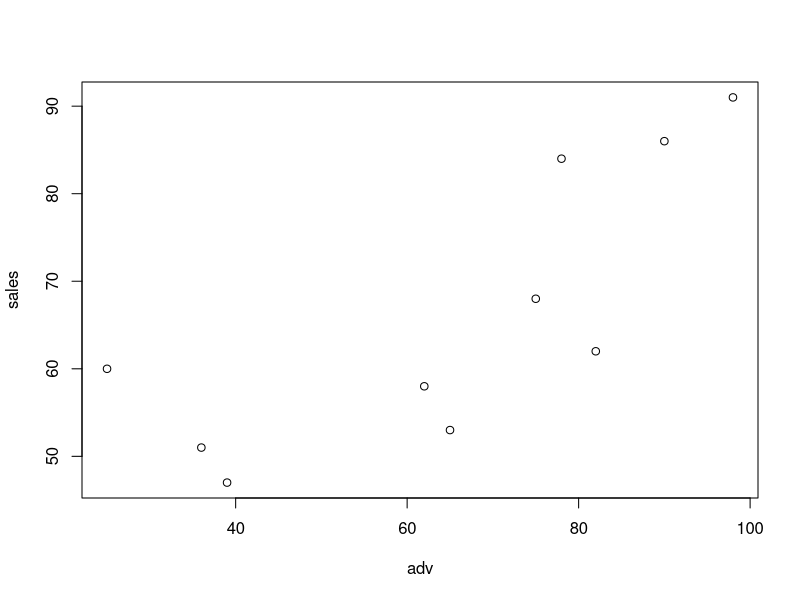
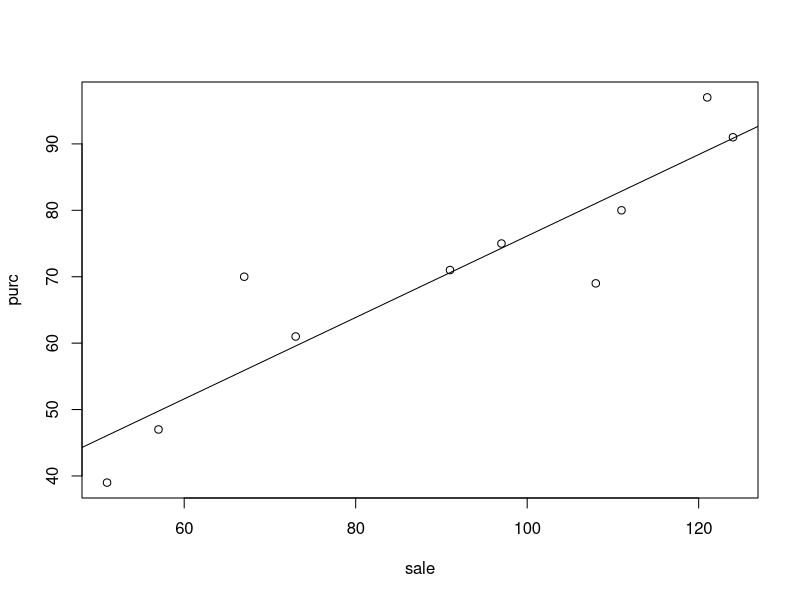
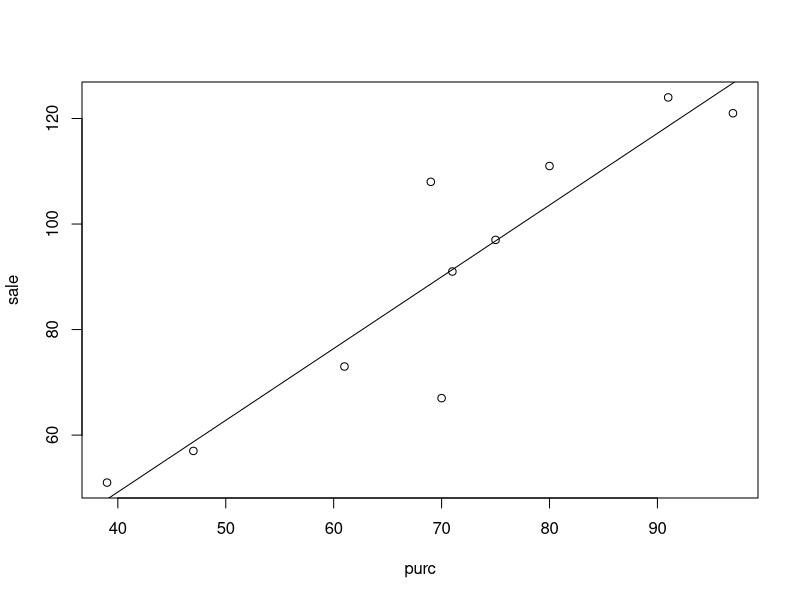
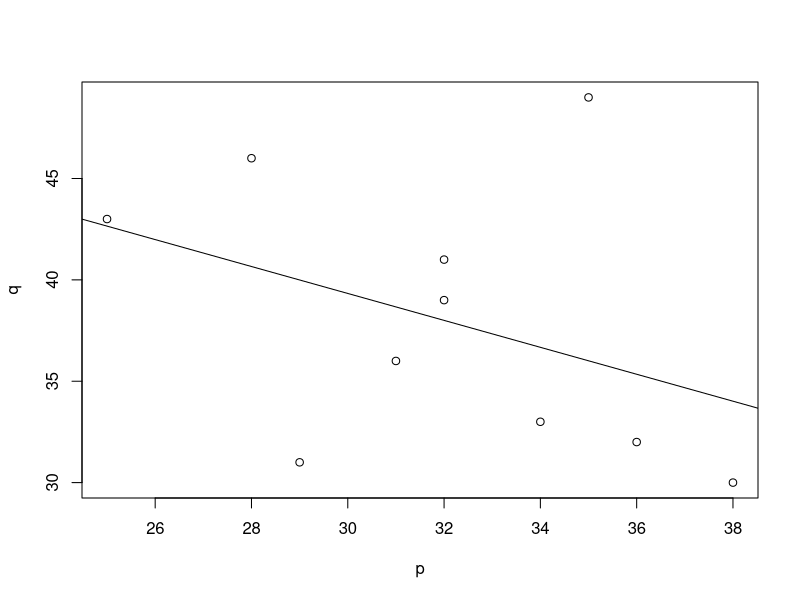
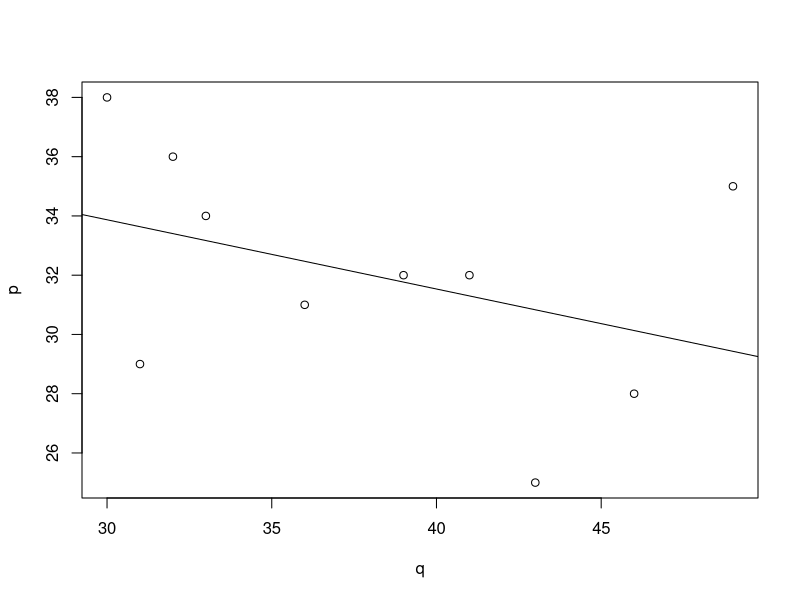

Write the R code that produced these figures, in order.
x=c(1,2,3)
y=c(2,4,6)
cor(x,y)

adv=c(39,65,62,90,82,75,25,98,36,78)
sales=c(47,53,58,86,62,68,60,91,51,84)
cor(adv,sales)
plot(adv,sales)

x=c(1,2,3)
y=c(2,4,6)
lm(y~x)
lm(x~y)

sale=c(91,97,108,121,67,124,51,73,111,57)
purc=c(71,75,69,97,70,91,39,61,80,47)
lm(purc~sale)
lm(sale~purc)
cor(sale,purc)
plot(sale,purc)
abline(lm(purc~sale))

plot(purc,sale)
abline(lm(sale~purc))
#abline(lm(purc~sale)) (this is wrong)

p=c(25,28,35,32,31,36,29,38,34,32)
q=c(43,46,49,41,36,32,31,30,33,39)
lm(q~p)
lm(p~q)
cor(p,q)

plot(p,q)
abline(lm(q~p))

plot(q,p)
abline(lm(p~q))

-0.6643*30+59.2571 #when market economics is given

t=c(14,19,24,21,26,22,15,20,19)
s=c(31,36,48,37,50,45,33,41,39)


lm(t~s)
1.608*28+7.833
lm(s~t)
0.5578*30-2.3121

cor(t,s)